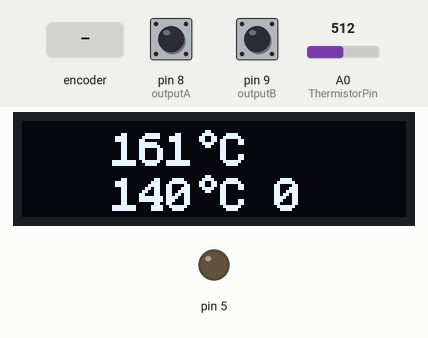
Recording of a sketch running on a simulated Arduino Nano, built with avr-gcc and run on an emulated ATmega328P. Shown: 128×32 one-colour display, output pins drawn as LEDs (lit = HIGH). The inputs (shaded band) are chosen by the test bench; at power-on: A0 (ThermistorPin) = 512, pin 8 (outputA) HIGH, pin 9 (outputB) HIGH.

Above: at 1.2 s.
1.3 s: A0 (ThermistorPin) set to 306
At 2.6 s:
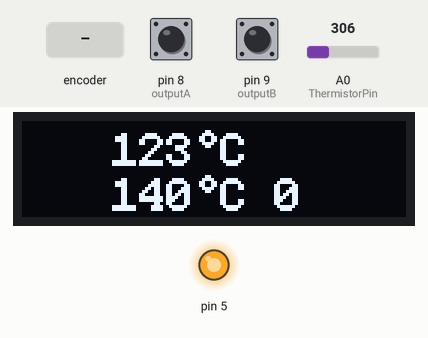
2.9 s: rotary encoder on pin 8 (outputA) / pin 9 (outputB) turned 3 steps (first pin leading)
At 4.0 s:
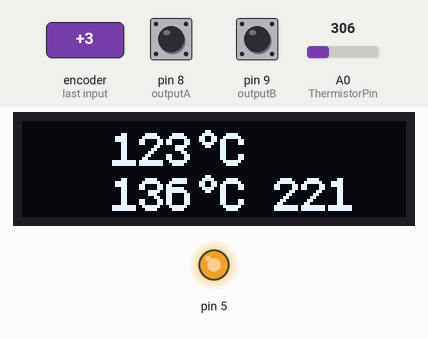
5.0 s: rotary encoder on pin 8 (outputA) / pin 9 (outputB) turned 3 steps (first pin leading)
At 6.7 s:
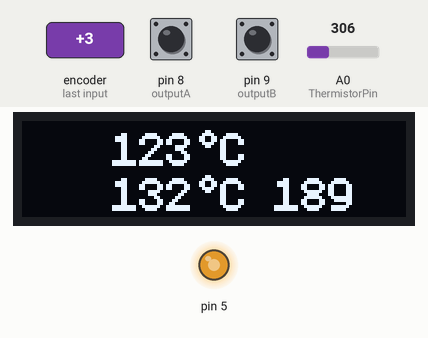
7.1 s: A0 (ThermistorPin) set to 270
At 7.6 s:
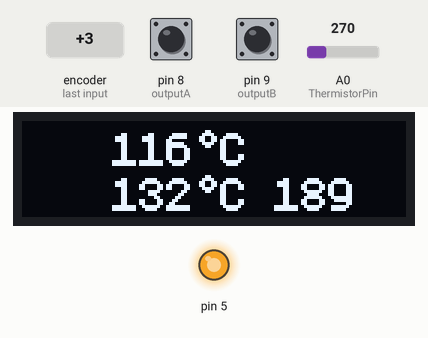
8.7 s: A0 (ThermistorPin) set to 290
At 10.2 s:
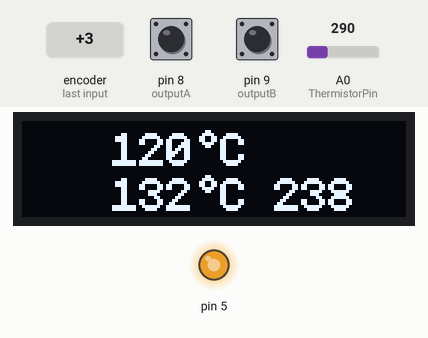
Timing chart, 0 to 11.3 s (numbered marks = the images above; inputs shaded):
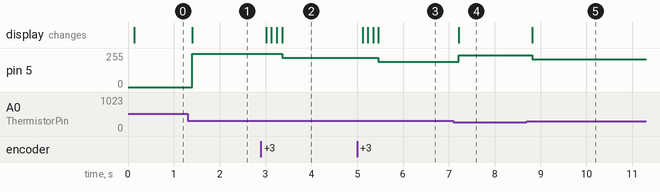

Measured:
- after the input at 1.3 s, pin 5: 0/255 → 250/255 after 0.10 s; the display: changes after 0.10 s (image 1)
- after the input at 2.9 s, pin 5: 250/255 → 221/255 after 0.46 s; the display: first changes after 0.11 s (image 2 shows a later state)
- after the input at 5.0 s, pin 5: 221/255 → 189/255 after 0.46 s; the display: first changes after 0.12 s (image 3 shows a later state)
- after the input at 7.1 s, pin 5: 189/255 → 238/255 after 0.12 s; the display: changes after 0.12 s (image 4)
- after the input at 8.7 s, pin 5: 238/255 → 210/255 after 0.12 s; the display: changes after 0.12 s (image 5)

The sketch:

Thermostat.ino
```cpp
#include <U8g2lib.h>

//tento program reguluje teplotu nastavitelnou rotacnim encoderem
//vyuziva PD vyvazovani
//je psan pro arduino nano

 #define outputA 8
 #define outputB 9
 int counter = 140;
 int aState;
 int aLastState;

U8G2_SSD1306_128X32_UNIVISION_1_HW_I2C u8g2(U8G2_R0, /* reset=*/ U8X8_PIN_NONE);

int ThermistorPin = 0;
int Vo;
float R1 = 200;
float logR2, R2, T;
float c1 = 1.009249522e-03, c2 = 2.378405444e-04, c3 = 2.019202697e-07;
int lastT = 0;

float P_index = 1.0;
float D_index = 7.0;

long heat;

void drawCounter(int cislo, int heat){//zobrazi na displej hodnoty zahivani a cilove teploty
  u8g2.setFont(u8g2_font_profont17_tf);
  u8g2.setCursor(30, 30);
  u8g2.print(cislo);

  u8g2.print((char)176);
  u8g2.print("C ");
  u8g2.print(heat);
}


 void setup() {
   pinMode (outputA,INPUT);
   pinMode (outputB,INPUT);
   pinMode(5, OUTPUT);

   u8g2.begin();


   aLastState = digitalRead(outputA);

  Vo = analogRead(ThermistorPin);
  R2 = R1 * (1023.0 / (float)Vo - 1.0);
  logR2 = log(R2);
  T = (1.0 / (c1 + c2*logR2 + c3*logR2*logR2*logR2));
  T = T - 273.15;


 }
 void loop() {
  heat = int(counter*P_index + (counter-T)*D_index );
  if (heat > 250){
    heat = 250;//nastaveni maximalniho vyhravu
  }
  if (heat < 0){
    heat = 0;
  }
  for (int x = 0; x<10; x++){
   aState = digitalRead(outputA);
   if (aState != aLastState){
     if (digitalRead(outputB) != aState){
      if (counter <= (280-8)){
       counter += 2;
      }
     } else {
      if (counter > 0){
       counter -= 2;
      }
     }
      heat = int(counter*P_index + (counter-T)*D_index );
      if (heat > 255){
        heat = 255;
      }
      if (heat < 0){
        heat = 0;
      }
      u8g2.firstPage();
  do {

    drawCounter(counter, heat);
    drawTempature(int(T));
  } while ( u8g2.nextPage() );

   }

   aLastState = aState;
  }
  ///////////
  analogWrite(5, heat);

  ///////////
  Vo = analogRead(ThermistorPin);
  R2 = R1 * (1023.0 / (float)Vo - 1.0);
  logR2 = log(R2);
  T = (1.0 / (c1 + c2*logR2 + c3*logR2*logR2*logR2));
  T = T - 273.15;

  if (abs(T - lastT) > 1.8){
    u8g2.firstPage();
  do {

    drawCounter(counter, heat);
    drawTempature(int(T));
  } while ( u8g2.nextPage() );
  lastT = T;
  }
   delay(0);
 }
void drawTempature(int cislo){//zobrazi na displej teplotu

  u8g2.setFont(u8g2_font_profont17_tf);
  u8g2.setCursor(30, 15);

  u8g2.print(cislo);
  u8g2.print((char)176);
  u8g2.print("C");

}
```
